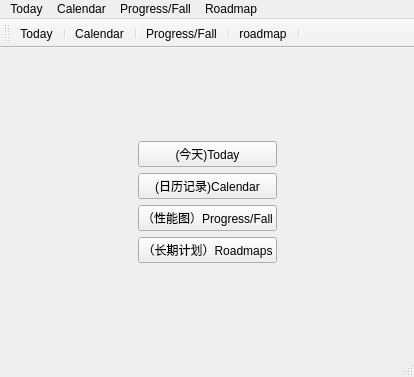
<?xml version="1.0" encoding="UTF-8"?>
<ui version="4.0">
 <class>MainWindow</class>
 <widget class="QMainWindow" name="MainWindow">
  <property name="geometry">
   <rect>
    <x>0</x>
    <y>0</y>
    <width>414</width>
    <height>377</height>
   </rect>
  </property>
  <property name="sizePolicy">
   <sizepolicy hsizetype="Minimum" vsizetype="Minimum">
    <horstretch>0</horstretch>
    <verstretch>0</verstretch>
   </sizepolicy>
  </property>
  <property name="windowTitle">
   <string>MainWindow</string>
  </property>
  <widget class="QWidget" name="centralWidget">
   <layout class="QGridLayout" name="gridLayout">
    <item row="0" column="1">
     <widget class="QWidget" name="widget" native="true">
      <layout class="QVBoxLayout" name="verticalLayout_2">
       <item>
        <spacer name="verticalSpacer_2">
         <property name="orientation">
          <enum>Qt::Vertical</enum>
         </property>
         <property name="sizeHint" stdset="0">
          <size>
           <width>20</width>
           <height>40</height>
          </size>
         </property>
        </spacer>
       </item>
       <item>
        <layout class="QVBoxLayout" name="verticalLayout">
         <item>
          <widget class="QPushButton" name="Today_button_4">
           <property name="text">
            <string>(今天)Today</string>
           </property>
          </widget>
         </item>
         <item>
          <widget class="QPushButton" name="calendar_button_4">
           <property name="text">
            <string>(日历记录)Calendar</string>
           </property>
          </widget>
         </item>
         <item>
          <widget class="QPushButton" name="progress_button_4">
           <property name="text">
            <string>（性能图）Progress/Fall</string>
           </property>
          </widget>
         </item>
        </layout>
       </item>
       <item>
        <widget class="QPushButton" name="roadmap_button">
         <property name="text">
          <string>（长期计划）Roadmaps</string>
         </property>
        </widget>
       </item>
       <item>
        <spacer name="verticalSpacer">
         <property name="orientation">
          <enum>Qt::Vertical</enum>
         </property>
         <property name="sizeHint" stdset="0">
          <size>
           <width>20</width>
           <height>40</height>
          </size>
         </property>
        </spacer>
       </item>
      </layout>
     </widget>
    </item>
    <item row="0" column="0">
     <spacer name="horizontalSpacer">
      <property name="orientation">
       <enum>Qt::Horizontal</enum>
      </property>
      <property name="sizeHint" stdset="0">
       <size>
        <width>40</width>
        <height>20</height>
       </size>
      </property>
     </spacer>
    </item>
    <item row="0" column="2">
     <spacer name="horizontalSpacer_2">
      <property name="orientation">
       <enum>Qt::Horizontal</enum>
      </property>
      <property name="sizeHint" stdset="0">
       <size>
        <width>40</width>
        <height>20</height>
       </size>
      </property>
     </spacer>
    </item>
   </layout>
  </widget>
  <widget class="QMenuBar" name="menuBar">
   <property name="geometry">
    <rect>
     <x>0</x>
     <y>0</y>
     <width>414</width>
     <height>17</height>
    </rect>
   </property>
   <widget class="QMenu" name="menuToday">
    <property name="title">
     <string>Today</string>
    </property>
    <addaction name="actionToday"/>
   </widget>
   <widget class="QMenu" name="menuCalendar">
    <property name="title">
     <string>Calendar</string>
    </property>
    <addaction name="actionCalendar"/>
   </widget>
   <widget class="QMenu" name="menuProgress_Fall">
    <property name="title">
     <string>Progress/Fall</string>
    </property>
    <addaction name="actionProgress_Fall"/>
   </widget>
   <widget class="QMenu" name="menuRoadmap">
    <property name="title">
     <string>Roadmap</string>
    </property>
    <addaction name="actionroadmap"/>
   </widget>
   <addaction name="menuToday"/>
   <addaction name="menuCalendar"/>
   <addaction name="menuProgress_Fall"/>
   <addaction name="menuRoadmap"/>
  </widget>
  <widget class="QStatusBar" name="statusBar"/>
  <widget class="QToolBar" name="mainToolBar">
   <attribute name="toolBarArea">
    <enum>TopToolBarArea</enum>
   </attribute>
   <attribute name="toolBarBreak">
    <bool>false</bool>
   </attribute>
   <addaction name="actionToday"/>
   <addaction name="separator"/>
   <addaction name="actionCalendar"/>
   <addaction name="separator"/>
   <addaction name="actionProgress_Fall"/>
   <addaction name="separator"/>
   <addaction name="actionroadmap"/>
   <addaction name="separator"/>
  </widget>
  <action name="actionToday">
   <property name="icon">
    <iconset resource="resc.qrc">
     <normaloff>:/menubar/imgs/today.svg</normaloff>:/menubar/imgs/today.svg</iconset>
   </property>
   <property name="text">
    <string>Today</string>
   </property>
  </action>
  <action name="actionCalendar">
   <property name="icon">
    <iconset resource="resc.qrc">
     <normaloff>:/menubar/imgs/calendar.svg</normaloff>:/menubar/imgs/calendar.svg</iconset>
   </property>
   <property name="text">
    <string>Calendar</string>
   </property>
  </action>
  <action name="actionProgress_Fall">
   <property name="icon">
    <iconset resource="resc.qrc">
     <normaloff>:/menubar/imgs/progress.svg</normaloff>:/menubar/imgs/progress.svg</iconset>
   </property>
   <property name="text">
    <string>Progress/Fall</string>
   </property>
  </action>
  <action name="actionroadmap">
   <property name="icon">
    <iconset resource="resc.qrc">
     <normaloff>:/menubar/imgs/roadmap.svg</normaloff>:/menubar/imgs/roadmap.svg</iconset>
   </property>
   <property name="text">
    <string>roadmap</string>
   </property>
  </action>
 </widget>
 <layoutdefault spacing="6" margin="11"/>
 <resources>
  <include location="resc.qrc"/>
 </resources>
 <connections/>
</ui>
